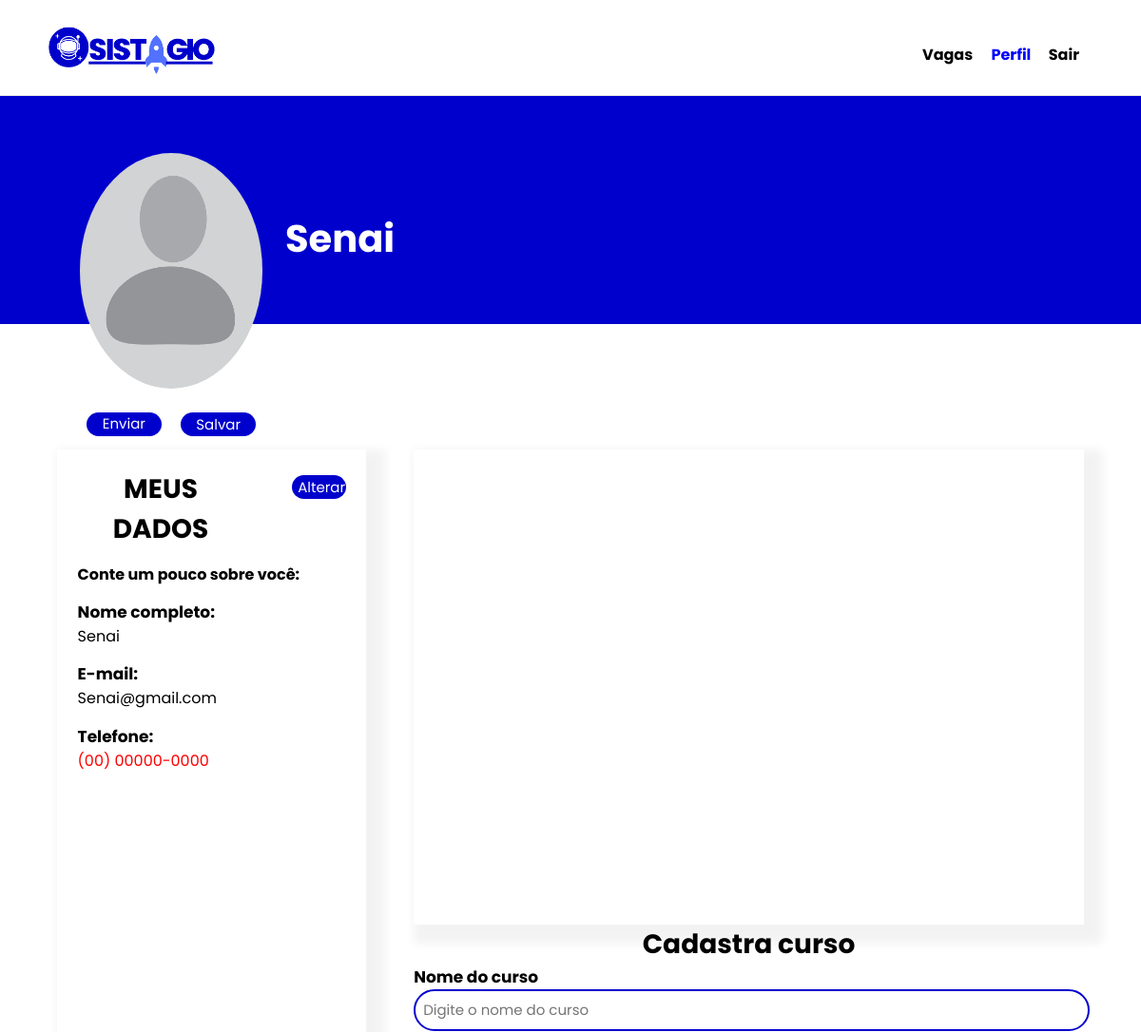
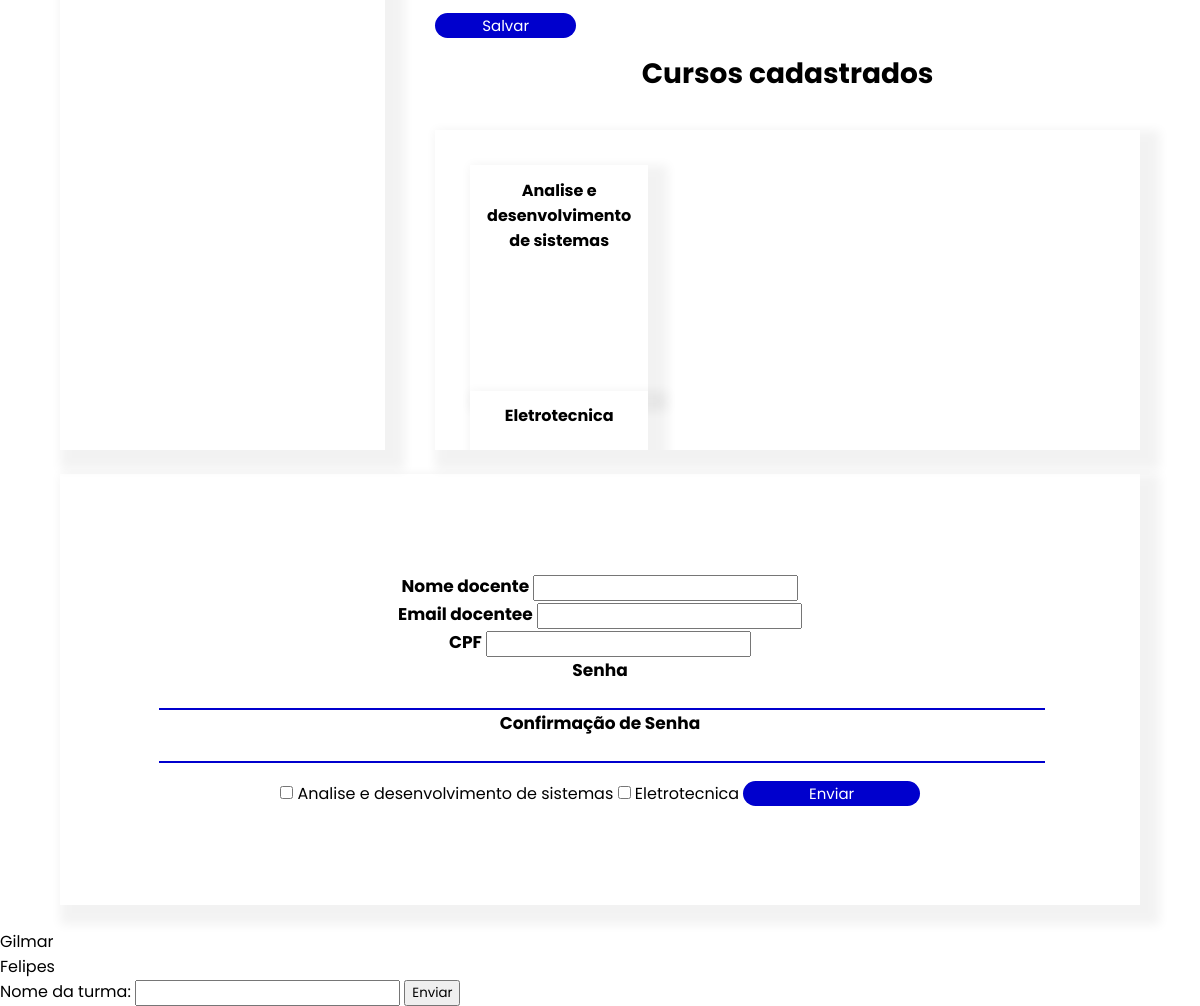
Screenshot of /perfil/ (signed in) with the database file from the repository (2 pictures, top to bottom).
### perfil/models.py (models this page shows)
class curso_instituicao(models.Model):
    curs_codigo  = models.BigAutoField(primary_key=True)
    curs_nome = models.CharField(max_length=45, null=True)
    curs_perfil_fk = models.ForeignKey(PerfilUser, on_delete=models.CASCADE)

class Docente(models.Model):
    doce_codigo = models.BigAutoField(primary_key=True)
    doce_perfil_pk = models.ForeignKey(PerfilUser, on_delete=models.CASCADE, null=True)
    doce_instituicao_fk = models.ForeignKey(User, on_delete=models.CASCADE, null=True)

class PerfilUser(models.Model):
    per_cod = models.BigAutoField(primary_key=True)
    per_nascimento = models.DateField(null=True,blank=True)
    per_pessoa_fk = models.ForeignKey(User, on_delete=models.CASCADE,verbose_name='Usuario')
    cpf_cnpj = models.CharField(max_length=18, blank=True)
    per_tell = models.CharField(max_length=14, blank=True)
    tipo = models.CharField(max_length=1, blank=True)
    per_foto = models.FileField(upload_to='fotos_usuario/%Y/%m/', null=True, blank=True)
    per_detalhe = models.CharField(max_length=255, blank=True )

### perfil/views.py (the view)
# urls.py: path('', views.AtualizacaoPerfil.as_view(), name='perfil'),
class AtualizacaoPerfil(Perfil):
    def post(self, *args, **kwargs):
        usuario = get_object_or_404(
            User, username=self.request.user.username)
        if 'mudar-foto' in self.request.POST:
            foto_pessoa =  self.request.FILES.get('perfil_foto_usuario')
            self.perfil.per_foto = foto_pessoa
            self.perfil.save()
            return redirect('perfil:perfil')
        """ PRECISSA REPARO - DATA  """
        if 'dados-usuario' in self.request.POST:
            print('Entrou')
            first_name = self.usuarioForm.data.get('first_name')
            if self.usuarioPerfil.is_valid():
                perfilUsuario = self.usuarioPerfil.save(commit=False)
                perfilUsuario.per_pessoa_pk = usuario
                perfilUsuario.save()
            if first_name:
                usuario.first_name = first_name
            usuario.save()
            return redirect('perfil:perfil')
        if 'botao-certificado' in self.request.POST:
            documento = self.request.FILES.get('cert_arquivo')
            arquivo = self.certificado.save(commit=False)
            arquivo.cert_pessoa_fk = self.perfil
            arquivo.cert_arquivo = documento
            arquivo.save()
            return redirect('perfil:perfil')
        if 'botao-vag'  in self.request.POST:
            post = self.postvaga.save(commit=False)
            post.vag_usuario_fk =  usuario
            post.save()
            objeto = Vaga_cadastradas(
                vcad_perfil_fk=self.perfil,
                vcad_postVaga_fk=post
            )
            objeto.save()
            return redirect('perfil:perfil')
        if 'botao-csv' in self.request.POST:
            arquivo = self.request.FILES.get('arquivo')
            arquivo_nome_turma = self.request.POST.get('arquivo_nome_turma')
            if not arquivo or not arquivo_nome_turma:
                messages.error(
                    self.request,
                    "Digite todos os campos para o envio"
                )
                return redirect('perfil:perfil')
            file = arquivo.read().decode('latin-1').splitlines()
            reader = csv.reader(file, delimiter=';')
            aluno_lista = []
            for linha,tabela in enumerate(reader):
                if linha <= 2:
                    continue
                nome = tabela[1]
                matricula = tabela[0].replace('.','').replace(',','').replace('-','')
                obj = models.Aluno_Csv(
                    alu_nome=nome,
                    alu_matricula=matricula,
                    alu_turma=arquivo_nome_turma,
                )
                models.Aluno_Csv.objects.filter(alu_nome=nome, alu_matricula=matricula
                                                ,alu_turma=arquivo_nome_turma).delete()
                aluno_lista.append(obj)
            models.Aluno_Csv.objects.bulk_create(aluno_lista)
        if 'btn-docente' in self.request.POST:
            if not self.docenteFormulario.is_valid():
                messages.error(
                    self.request,
                    self.docenteFormulario.errors
                )
                return redirect('perfil:perfil')
            nome_docente = self.request.POST.get('nome_docente')
            email_docente = self.request.POST.get('email_docente')
            senha_docente = self.request.POST.get('senha_docente')
            cpf_docente = self.request.POST.get('cpf_docente')
            docente = User(
                username= email_docente.lower(),
                first_name = nome_docente,
                email= email_docente
            )
            docente.set_password(senha_docente)
            docente.save()
            perfil = models.PerfilUser(
                per_pessoa_fk=docente,
                tipo='D',
                cpf_cnpj= cpf_docente,
            )
            docente_perfil = []
            docente_perfil.append(perfil)
            models.PerfilUser.objects.bulk_create(docente_perfil)
            instituicao_docente = models.Docente(doce_perfil_pk=perfil, doce_instituicao_fk=usuario)
            instituicao_docente.save()
            curso_docente = self.request.POST.getlist('curso_docente')
            for value in curso_docente:
                curso_instituicao = get_object_or_404(models.curso_instituicao, curs_codigo=int(value))
                docente_curso = Docente_curso(doce_docente_pk=instituicao_docente,
                                              doce_curso_instituicao_fk=curso_instituicao)
                docente_curso.save()
            return redirect('perfil:perfil')
        if 'botao-curso-instituicao' in self.request.POST:
            curso = self.cursoform.save(commit=False)
            curso.curs_perfil_fk = self.perfil
            curso.save()
        if 'curso_escolhido' in self.request.POST:
            nome_instituicao = self.request.POST.get('instituicao')
            nome_curso = self.request.POST.get('curso')
            usuario = get_object_or_404(User, first_name=nome_instituicao)
            perfil = models.PerfilUser.objects.filter(per_pessoa_fk=usuario).first()
            curso_institui = get_object_or_404(models.curso_instituicao, curs_perfil_fk=perfil, curs_nome=nome_curso)
            print(curso_institui, 'Aqui')
            aluno_curso = models.curso_aluno(curs_insituicao=curso_institui, curs_perfil_fk=self.perfil)
            aluno_curso.save()
            return redirect('perfil:perfil')
        return redirect('home:inicial')

### perfil/forms.py
class PerfilForms(forms.ModelForm):
    class Meta:
        model = models.PerfilUser
        fields = ('cpf_cnpj','per_tell','per_detalhe',)
    def __init__(self, per_cod=None, *args, **kwargs):
        super().__init__(*args, **kwargs)
        self.per_cod = per_cod

class UsuarioAtualizar(forms.ModelForm):
    password = forms.CharField(
        required=False,
        widget=forms.PasswordInput,
        label='Senha',
    )
    password2 = forms.CharField(
        required=False,
        widget=forms.PasswordInput,
        label='Confirma senha ',
    )
    class Meta():
        model = User
        fields = ('first_name', 'email', 'password', 'password2')
    def __init__(self, usuario=None, *args, **kwargs):
        super().__init__(*args, **kwargs)
        self.usuario = usuario

### perfil/views.py (called while the page is built)
    def get(self, *args, **kwargs):
        return render(self.request, self.templates_name, self.informacoes)

### perfil/templates/perfil/perfil.html (shortened to what this page needs)
{% extends 'base.html' %}
{% load static %}
{% block conteudo %}
{% include 'parcias/_header.html' %}
{% block style %}<link rel="stylesheet" href="{% static 'perfil.css'%}">{% endblock %}
 <main class="main">
        <div class="container-inicio">
            <div class="foto-perfi">
                {% if not perfilPessoa.per_foto %}
                 <img src="/static/imagens/perfil-sem-foto.png" alt="" class="img-perfil">
                {%endif%}
            <form class="container-foto-form" method="POST" enctype="multipart/form-data">
                 <label for="btn-foto-alterar" id="label-file">Enviar Arquivo</label>
                 <button class="btn-alterar-sobre1" name="mudar-foto">Salvar foto</button>
            </form>
            </div>
            <div class="titulo">
                <h3 class="text-titulo">{{user.first_name}}</h3>
            </div>
        </div>
        <div class="container-meio">
            <div class="container-sobre" >
                <div class="form-dados-sobre" id="form-dados-banco">
                    <div class="titulo-sobre">
                        <h3 class="title-meio-h3">MEUS DADOS</h3>
                        <button class="btn-alterar-sobre" id="btn-alterar">Alterar</button>
                    </div>
                    <div class="descricao">
                        <h4 class="text-descricao">Conte um pouco sobre você:</h4>
                    </div>
                    <div class="dados-pessoais">
                        <label for="" class="text-dados">Nome completo:</label>
                        <p>{{user.first_name}}</p>
                    </div>
                    <div class="dados-pessoais">
                        <label for="" class="text-dados">E-mail:</label>
                        <p>{{user.email}}</p>
                    </div>
                    <div class="dados-pessoais">
                        <label for="" class="text-dados ">Telefone:</label>
                        <p class="{% if not perfilPessoa.per_tell%}null-tell{%endif%}">{% if not perfilPessoa.per_tell%}(00) 00000-0000{%endif%}
                        </p>
                    </div>
                </div>
            </div>
            <div class="box-vagas">
                <div class="container-vagas-cadastradas">
                    <div class="card-vagas">
                    </div>
                </div>
                 {% if perfilPessoa.tipo == 'I' %}
                <h4 class="title-meio-h3">Cadastra curso</h4>
                    <form action="" method="POST">
                         <label for="id_curs_nome" class="text-dados">Nome do curso</label>
                        <input type="text" name="{{curso_instituicao.curs_nome.name}}" class="input-dados" id="id_curs_nome" placeholder="Digite o nome do curso">
                         <button type="submit" name="botao-curso-instituicao" class="btn-alterar-sobre">Salvar</button>
                    </form>
                   <h4 class="title-meio-h3" style="margin-top:15px;">Cursos cadastrados</h4>
                <div class="container-avaliacao">
                    {% for curso in curso_vinculado%}
                        <div class="itens-card-vagas">
                            <h4 class="title-card-vagas">{{curso.curs_nome}}</h4>
                        </div>
                        {%endfor%}
                </div>
                {%endif%}
            </div>
        </div>
        <div class="container-certificados">
            <div class="titulo-certificados">
                {% if  perfilPessoa.tipo == 'I' %}
                <form  method="POST"  name="form-docente" class="container-post-vagas">
                    <div class="box-vagas">
                        <label for="id_nome_docente" class="text-dados">Nome docente</label>
                        <input type="text" name="{{docente_formulario.nome_docente.name}}" class="input-itens" id="id_nome_docente">
                    </div>
                    <div class="box-vagas">
                        <label for="id_email_docente" class="text-dados">Email docentee</label>
                        <input type="text" name="{{docente_formulario.email_docente.name}}" class="input-itens" id="id_email_docente">
                    </div>
                    <div class="box-vagas">
                        <label for="id_cpf_docente" class="text-dados">CPF</label>
                        <input type="text" name="{{docente_formulario.cpf_docente.name}}" class="input-itens-vaga" id="id_cpf_docente">
                    </div>
                    <div class="box-vagas">
                        <label for="id_senha_docente" class="text-dados">Senha</label>
                        <input type="text" name="{{docente_formulario.senha_docente.name}}" class="input-dados-vaga" id="id_senha_docente">
                    </div>
                    <div class="box-vagas">
                        <label for="id_senha_docente2" class="text-dados">Confirmação de Senha</label>
                        <input type="text" name="{{docente_formulario.senha_docente2.name}}" class="input-dados-vaga" id="id_senha_docente2">
                    </div>
                        {% for opcao in curso_vinculado %}
                            <input type="checkbox" id="scales" name="curso_docente" value="{{ opcao.curs_codigo }}">
                            <label for="scales">{{ opcao.curs_nome }}</label>
                        {% endfor %}
                    <button type="submit" class="btn-alterar-sobre" name="btn-docente">Enviar</button>
                </form>
            </div>
        </div>
    </main>
{% if  perfilPessoa.tipo == 'I' %}
{%for docente in docente_vinculado%}
                <p>{{docente.doce_perfil_pk.per_pessoa_fk.first_name}}</p>
                {%endfor%}
                {%endif%}
<form  method="POST" enctype="multipart/form-data">
    <label for="arquivo_nome_turma">Nome da turma: </label>
    <input type="text" name="arquivo_nome_turma">
    <button type="submit" name="botao-csv">Enviar</button>
</form>
{%endif%}
{%endblock%}

### templates/static/perfil.css (style rules this page uses)
* { margin: 0; font-family: 'Poppins', sans-serif; }
body { height: 100%; }
.container-inicio { background-color: #0000CD; color: white; display: flex; margin-bottom: 6%; height: 30vh; }
.foto-perfi { height: 39vh; width: 20%; margin-top: 5%; margin-left: 5%; display: flex; flex-wrap: wrap; justify-content: center; }
.titulo { margin-top: 10%; }
.text-titulo { font-size: 40px; }
.img-perfil { border-radius: 50%; width: 80%; height: 31vh; }
.container-foto-form { display:flex; justify-content: center; align-content: center; }
.container-meio { padding: 5% 5% 0 5%; display: flex; gap: 50px; }
.container-sobre { background-color: white; box-shadow: 10px 10px 10px 10px rgba(0, 0, 0, 0.05); width: 40%; padding: 2%; }
.container-vagas-cadastradas { background-color: white; box-shadow: 10px 10px 10px 10px rgba(0, 0, 0, 0.05); height: 500px; width: 60%; }
.titulo-sobre { display: flex; gap:18%; }
.title-meio-h3 { font-size: 21pt; font-weight: bold; text-align: center; }
.descricao { margin-top: 5%; }
.btn-alterar-sobre { margin: 0 auto; margin-top: 2%; text-align: center; border-radius: 25px; font-size: 15px; width: 20%; height: 25px; border: none; background-color: #0000CD; color: white; cursor: pointer; }
.btn-alterar-sobre1 { margin: 0 auto; margin-top: 6%; text-align: center; border-radius: 25px; font-size: 15px; width: 40%; height: 25px; border: none; background-color: #0000CD; color: white; cursor: pointer; }
.dados-pessoais { display: block; margin-top: 5%; }
.text-dados { font-size: 17px; font-weight: bold; }
.input-dados { width: 98%; height: 40px; border: solid 2px #0000CD; border-radius: 25px; font-size: 15px; padding:0px 8px; }
.container-vagas-cadastradas { overflow-x: scroll; width: 100%; }
.card-vagas { display: flex; gap: 50px; padding: 2%; flex-wrap: wrap; }
.box-vagas { width: 100%; }
.itens-card-vagas { width: 24%; background-color: white; height: 200px; padding: 2%; box-shadow: 10px 10px 10px 10px rgba(0, 0, 0, 0.05); text-align: center; }
.container-avaliacao { background-color: white; box-shadow: 10px 10px 10px 10px rgba(0, 0, 0, 0.05); overflow-x: scroll; height: 250px; margin-top: 5%; padding: 5%; }
.container-certificados { box-shadow: 10px 10px 10px 10px rgba(0, 0, 0, 0.05); background-color:white; height: 100%; margin: 2% 5% 2% 5% ; }
.titulo-certificados { padding: 50px; }
.null-tell { color:red; }
.container-post-vagas { padding: 5%; text-align: center; }
.input-dados-vaga { border: #0000CD solid 2px; border-top: none; border-left: none; border-right: none; width: 100%; }
#label-file { margin: 0 auto; margin-top: 6%; text-align: center; border-radius: 25px; font-size: 15px; width: 40%; height: 25px; border: none; background-color: #0000CD; color: white; cursor: pointer; }

### rows the page displays
curso_instituicao: curs_nome "Analise e desenvolvimento de sistemas"
curso_instituicao: curs_nome "Eletrotecnica"
Docente: doce_perfil_pk.per_pessoa_fk.first_name "Gilmar"
Docente: doce_perfil_pk.per_pessoa_fk.first_name "Felipes"

### other values shown
{{ user.first_name }} "Senai"
{{ user.email }} "Senai@gmail.com"
